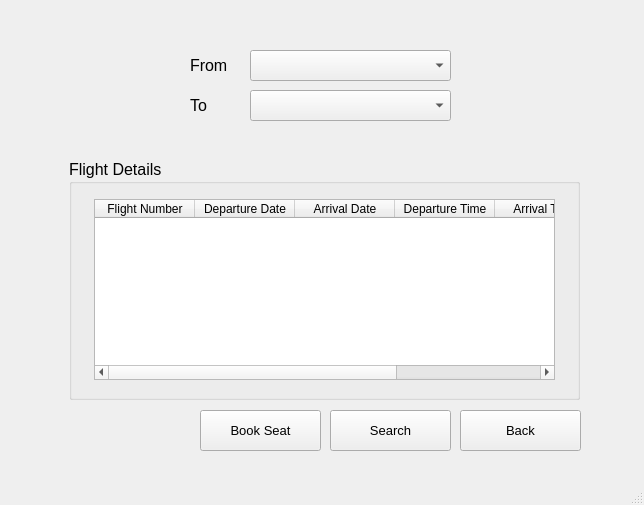
<?xml version="1.0" encoding="UTF-8"?>
<ui version="4.0">
 <class>MainWindow</class>
 <widget class="QMainWindow" name="MainWindow">
  <property name="geometry">
   <rect>
    <x>0</x>
    <y>0</y>
    <width>644</width>
    <height>505</height>
   </rect>
  </property>
  <property name="windowTitle">
   <string>MainWindow</string>
  </property>
  <widget class="QWidget" name="centralwidget">
   <widget class="QLabel" name="label">
    <property name="geometry">
     <rect>
      <x>190</x>
      <y>90</y>
      <width>101</width>
      <height>31</height>
     </rect>
    </property>
    <property name="font">
     <font>
      <pointsize>12</pointsize>
     </font>
    </property>
    <property name="text">
     <string>To</string>
    </property>
   </widget>
   <widget class="QComboBox" name="fromComboBox">
    <property name="geometry">
     <rect>
      <x>250</x>
      <y>50</y>
      <width>201</width>
      <height>31</height>
     </rect>
    </property>
   </widget>
   <widget class="QGroupBox" name="groupBox">
    <property name="geometry">
     <rect>
      <x>69</x>
      <y>159</y>
      <width>511</width>
      <height>241</height>
     </rect>
    </property>
    <property name="font">
     <font>
      <pointsize>12</pointsize>
     </font>
    </property>
    <property name="title">
     <string>Flight Details</string>
    </property>
    <widget class="QTableWidget" name="bookingWindowTable">
     <property name="geometry">
      <rect>
       <x>25</x>
       <y>40</y>
       <width>461</width>
       <height>181</height>
      </rect>
     </property>
     <property name="font">
      <font>
       <pointsize>9</pointsize>
      </font>
     </property>
     <property name="dragEnabled">
      <bool>false</bool>
     </property>
     <column>
      <property name="text">
       <string>Flight Number</string>
      </property>
     </column>
     <column>
      <property name="text">
       <string>Departure Date</string>
      </property>
     </column>
     <column>
      <property name="text">
       <string>Arrival Date</string>
      </property>
     </column>
     <column>
      <property name="text">
       <string>Departure Time</string>
      </property>
     </column>
     <column>
      <property name="text">
       <string>Arrival Time</string>
      </property>
     </column>
     <column>
      <property name="text">
       <string>Ticket Price</string>
      </property>
     </column>
    </widget>
   </widget>
   <widget class="QPushButton" name="bookSeatButton">
    <property name="geometry">
     <rect>
      <x>200</x>
      <y>410</y>
      <width>121</width>
      <height>41</height>
     </rect>
    </property>
    <property name="font">
     <font>
      <pointsize>10</pointsize>
     </font>
    </property>
    <property name="text">
     <string>Book Seat</string>
    </property>
   </widget>
   <widget class="QPushButton" name="bookingBack">
    <property name="geometry">
     <rect>
      <x>460</x>
      <y>410</y>
      <width>121</width>
      <height>41</height>
     </rect>
    </property>
    <property name="font">
     <font>
      <pointsize>10</pointsize>
     </font>
    </property>
    <property name="text">
     <string>Back</string>
    </property>
   </widget>
   <widget class="QLabel" name="label_2">
    <property name="geometry">
     <rect>
      <x>190</x>
      <y>50</y>
      <width>101</width>
      <height>31</height>
     </rect>
    </property>
    <property name="font">
     <font>
      <pointsize>12</pointsize>
     </font>
    </property>
    <property name="text">
     <string>From</string>
    </property>
   </widget>
   <widget class="QComboBox" name="toComboBox">
    <property name="geometry">
     <rect>
      <x>250</x>
      <y>90</y>
      <width>201</width>
      <height>31</height>
     </rect>
    </property>
   </widget>
   <widget class="QPushButton" name="flightSearchButton">
    <property name="geometry">
     <rect>
      <x>330</x>
      <y>410</y>
      <width>121</width>
      <height>41</height>
     </rect>
    </property>
    <property name="font">
     <font>
      <pointsize>10</pointsize>
     </font>
    </property>
    <property name="text">
     <string>Search</string>
    </property>
   </widget>
  </widget>
  <widget class="QMenuBar" name="menubar">
   <property name="geometry">
    <rect>
     <x>0</x>
     <y>0</y>
     <width>644</width>
     <height>26</height>
    </rect>
   </property>
  </widget>
  <widget class="QStatusBar" name="statusbar"/>
 </widget>
 <resources/>
 <connections/>
</ui>
